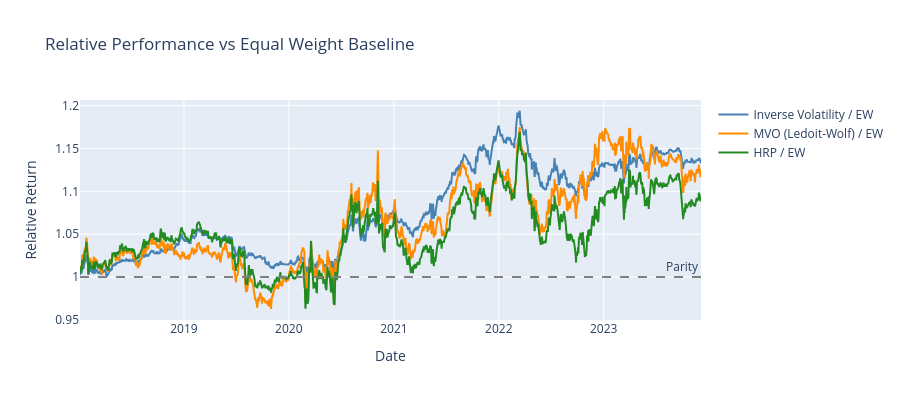

Notebook cell for this chart:
### Markdown cell above
## 11. Relative Performance

### Code cell
# Compute relative performance vs Equal Weight baseline
baseline_cum = results["Equal Weight"]["cumulative_return"]

fig = go.Figure()

for name, result in results.items():
    if name == "Equal Weight":
        continue

    # Align lengths
    min_len = min(len(result["cumulative_return"]), len(baseline_cum))
    relative = result["cumulative_return"][:min_len] / baseline_cum[:min_len]

    fig.add_trace(
        go.Scatter(
            x=result["dates"][:min_len],
            y=relative,
            mode="lines",
            name=f"{name} / EW",
            line=dict(color=colors.get(name, "gray"), width=2),
        )
    )

fig.add_hline(y=1.0, line_dash="dash", line_color="gray", annotation_text="Parity")

fig.update_layout(
    title="Relative Performance vs Equal Weight Baseline",
    xaxis_title="Date",
    yaxis_title="Relative Return",
    height=400,
)
fig.show()

### Figure 1 — Plotly figure (JSON) as saved in the notebook; plotly's stock layout.template omitted (floating-point values rounded to 4 significant figures; data arrays with more than 128 entries replaced by an {"elided": "..."} marker saying what was removed)
{"data": [{"line": {"color": "steelblue", "width": 2}, "mode": "lines", "name": "Inverse Volatility / EW", "type": "scatter", "x": {"elided": "1491 str values"}, "y": {"elided": "1491 float values"}}, {"line": {"color": "darkorange", "width": 2}, "mode": "lines", "name": "MVO (Ledoit-Wolf) / EW", "type": "scatter", "x": {"elided": "1491 str values"}, "y": {"elided": "1491 float values"}}, {"line": {"color": "forestgreen", "width": 2}, "mode": "lines", "name": "HRP / EW", "type": "scatter", "x": {"elided": "1491 str values"}, "y": {"elided": "1491 float values"}}], "layout": {"annotations": [{"showarrow": false, "text": "Parity", "x": 1, "xanchor": "right", "xref": "x domain", "y": 1.0, "yanchor": "bottom", "yref": "y"}], "height": 400, "shapes": [{"line": {"color": "gray", "dash": "dash"}, "type": "line", "x0": 0, "x1": 1, "xref": "x domain", "y0": 1.0, "y1": 1.0, "yref": "y"}], "title": {"text": "Relative Performance vs Equal Weight Baseline"}, "xaxis": {"title": {"text": "Date"}}, "yaxis": {"title": {"text": "Relative Return"}}}}
